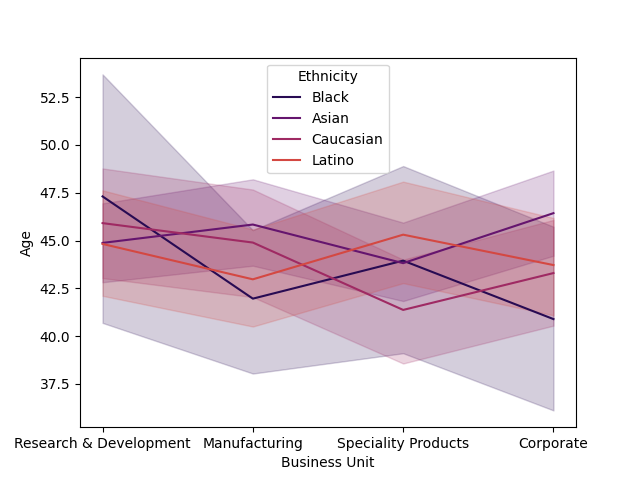

Here is the Python script that generated this plot:
import seaborn as sns
import pandas as pd
import matplotlib.pyplot as plt
# data  = {"Days":[1,2,3,4,5],
#          "NOP":[50,40,60,30,44]}

# df=pd.DataFrame(data)

# print(df)
# sns.lineplot(data= data,x="Days",y="NOP")
# plt.show()
data = pd.read_excel("ESD.xlsx")
print(data)
color = sns.color_palette("inferno")
sns.lineplot(data=data, x="Business Unit", y="Age",hue="Ethnicity", palette= color)
plt.show()
